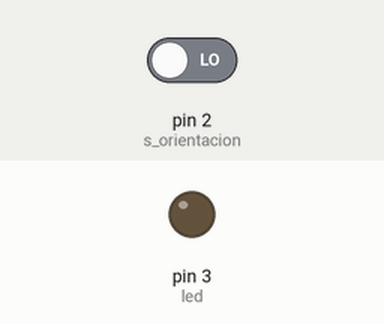
Recording of a sketch running on a simulated Arduino Uno, built with avr-gcc and run on an emulated ATmega328P. Shown: output pins drawn as LEDs (lit = HIGH). Inputs (shaded band) come from the test bench; at power-on: pin 2 (s_orientacion) LOW.

Above: at 1.2 s.
1.3 s: pin 2 (s_orientacion) driven HIGH
At 1.9 s:
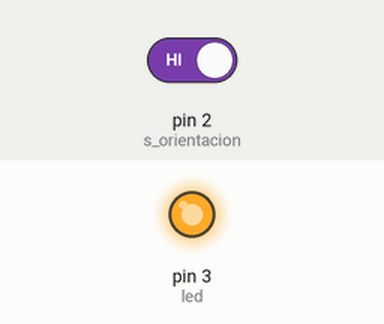
2.8 s: pin 2 (s_orientacion) driven LOW
At 4.6 s:
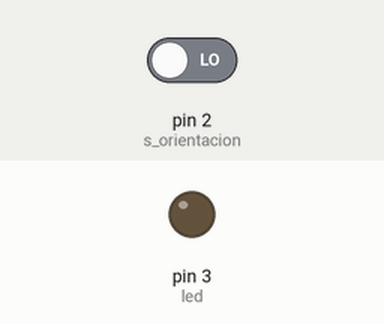
Timing chart, 0 to 6.1 s (numbered marks = the images above; inputs shaded):
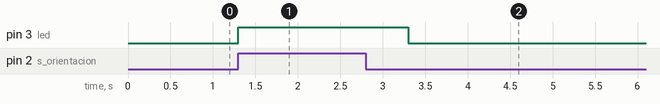

Measured:
- after the input at 1.3 s, pin 3 (led): LOW → HIGH at once
- after the input at 2.8 s, pin 3 (led): HIGH → LOW after 0.50 s

The sketch:

SENSOR_ORIENTACION.ino
```cpp
//senseor k-17
//sensor k-27 es lo mismo. solo tiene un led

int led = 3;
int s_orientacion = 2;

void setup() {
  pinMode(led,OUTPUT);
  pinMode(s_orientacion,INPUT);
}

void loop() {
  if(digitalRead(s_orientacion)){
    digitalWrite(led,HIGH);
    delay(1000);
  }
  else{
    digitalWrite(led,LOW);
  }
}
```
